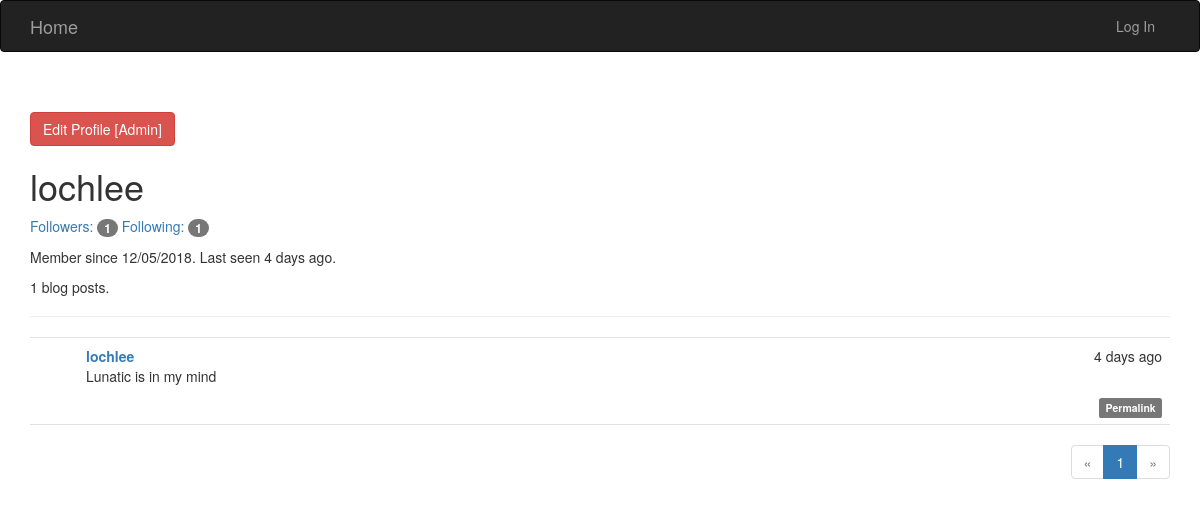
The app's page /user/lochlee, older data.
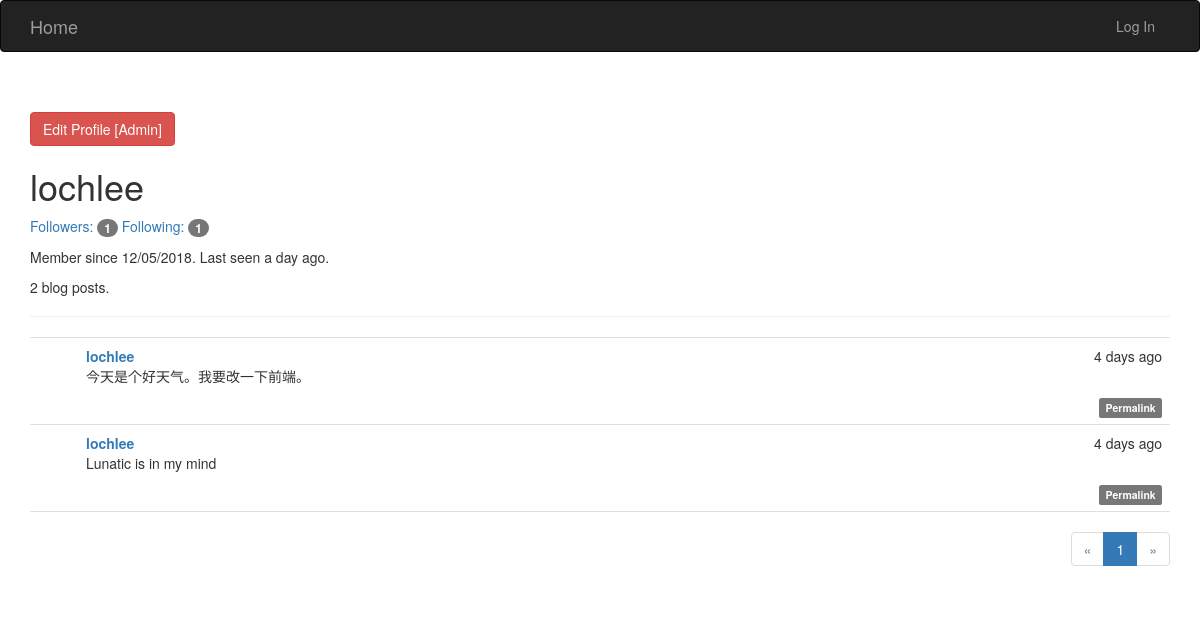
The same page, newer data.
### app/models.py (models this page shows, shortened)
class User(db.Model,UserMixin):
	__tablename__='users'
	id=db.Column(db.Integer,primary_key=True)
	email=db.Column(db.String(64),unique=True,index=True)
	username=db.Column(db.String(64),unique=True)
	role_id=db.Column(db.Integer,db.ForeignKey('roles.id'))
	password_hash=db.Column(db.String(128))
	confirmed=db.Column(db.Boolean,default=False)
	name=db.Column(db.String(64))
	location=db.Column(db.String(64))
	about_me=db.Column(db.Text())
	member_since=db.Column(db.DateTime(),default=datetime.utcnow)
	last_seen=db.Column(db.DateTime(),default=datetime.utcnow)
	posts=db.relationship('Post',backref='author',lazy='dynamic')
	followers=db.relationship('Follow',foreign_keys=[Follow.followed_id],backref=db.backref('followed',lazy='joined'),lazy='dynamic',cascade='all,delete-orphan')
	followed=db.relationship('Follow',foreign_keys=[Follow.follower_id],backref=db.backref('follower',lazy='joined'),lazy='dynamic',cascade='all,delete-orphan')
	comments=db.relationship('Comment',backref='author',lazy='dynamic')
	photo=db.relationship('Photo',backref='user')
	def can(self,permissions):
		return self.role is not None and (self.role.permissions&permissions)==permissions
	def is_administrator(self):
		return self.can(Permission.ADMINISTER)
	@property
	def password(self):
		raise AttributeError('password is not a readable attribute')

class Post(db.Model):
	__tablename__='posts'
	id=db.Column(db.Integer,primary_key=True)
	body=db.Column(db.Text)
	timestamp=db.Column(db.DateTime,index=True,default=datetime.utcnow)
	author_id=db.Column(db.Integer,db.ForeignKey('users.id'))
	body_html=db.Column(db.Text)
	comments=db.relationship('Comment',backref='post',lazy='dynamic')

### app/main/views.py (the view)
@main.route('/user/<username>')
def user(username):
    user = User.query.filter_by(username=username).first()
    if user is None:
        abort(404)
    page=request.args.get('page',1,type=int)
    pagination=user.posts.order_by(Post.timestamp.desc()).paginate(page,per_page=current_app.config['POSTS_PER_PAGE'],error_out=False)
    posts=pagination.items
    return render_template('user.html', user=user,posts=posts,pagination=pagination)

### app/auth/views.py (called while the page is built)
@auth.before_app_request
def before_request():
	if current_user.is_authenticated:
		current_user.ping()
		if not current_user.confirmed and request.endpoint[:5]!='auth.' and request.endpoint!='static':
			return redirect(url_for('auth.unconfirmed'))

### app/main/__init__.py (called while the page is built)
@main.app_context_processor
def inject_permissions():
	return dict(Permission=Permission)

### app/models.py (called while the page is built)
	def can(self,permissions):
		return False

	def is_administrator(self):
		return False

### app/templates/user.html (shortened to what this page needs)
{% extends 'base.html' %}
{% import "_macros.html" as macro %}
{% block page_content %}
<div class="page-header">
	{% if user.is_administrator() %}
	<a href="{{url_for('main.edit_profile_admin',id=user.id)}}" class="btn btn-danger">Edit Profile [Admin] </a>
	{% endif %}
	<h1>{{user.username}}</h1>
	<p>
        <a href="{{ url_for('.followers', username=user.username) }}">Followers: <span class="badge">{{ user.followers.count() }}</span></a>
        <a href="{{ url_for('.followed_by', username=user.username) }}">Following: <span class="badge">{{ user.followed.count() }}</span></a>
    </p>
	<p>
		Member since {{moment(user.member_since).format('L')}}.
		Last seen {{moment(user.last_seen).fromNow()}}.
	</p>
    <p>{{ user.posts.count() }} blog posts.</p>
</div>
{% include "_posts.html" %}
{% if pagination %}
<div class="pagination">
	{{macro.pagination_widget(pagination,'main.user',username=user.username)}}
</div>
{% endif %}
{% endblock %}

### app/templates/base.html (shortened to what this page needs)
{% extends "bootstrap/base.html" %}
{% block head %}
{{ super() }}
<link rel="stylesheet" type="text/css" href="{{ url_for('static', filename='styles.css') }}">
{% endblock %}
{% block navbar %}
<div class="navbar navbar-inverse navbar-embossed navbar-expand-lg" role='navigation'>
    <div class="container">
        <div class="navbar-header">
            <a class="navbar-brand" href="{{ url_for('main.index') }}">Home</a>
        </div>
        <div class="navbar-collapse collapse">
            <ul class="nav navbar-nav navbar-right">
                {% if current_user.is_authenticated %}
                <li><a href="{{url_for('auth.logout')}}">Log Out</a></li>
                {% else %}
                <li><a href="{{url_for('auth.login')}}">Log In</a></li>
                {% endif %}
            </ul>
        </div>
    </div>
</div>
{%- endblock navbar %}
{% block content -%}
<div class="container">
    {% block page_content %}{% endblock %}
</div>
{%- endblock content %}

### app/templates/_macros.html
{% macro pagination_widget(pagination,endpoint) %}
<ul class="pagination">
	<li {% if not pagination.has_prev %} class="disabled" {% endif %}>
		<a href="{% if pagination.has_prev %} {{url_for(endpoint,page=pagination.page-1,**kwargs)}}
		{% else %}#{% endif %}">
			&laquo;
		</a>
	</li>
	{% for p in pagination.iter_pages() %}
		{% if p %}
			{% if p==pagination.page %}
			<li class="active">
				<a href="{{url_for(endpoint,page=p,**kwargs)}}">{{p}}</a>
			</li>
			{% else %}
			<li>
				<a href="{{url_for(endpoint,page=p,**kwargs)}}">{{p}}</a>
			</li>
			{% endif %}
		{% else %}
		<li class="disabled">
			<a href="#">&hellip;</a>
		</li>
		{% endif %}
	{% endfor %}
	<li {% if not pagination.has_next %} class='disabled' {% endif %}>
		<a href="{% if pagination.has_next %} {{url_for(endpoint,page=pagination.page+1,**kwargs)}} {% else %}#{% endif %}">
			&raquo;
		</a>
	</li>
</ul>
{% endmacro %}

### app/templates/_posts.html (shortened to what this page needs)
<ul class="posts">
    {% for post in posts %}
    <li class="post">
        <div class="post-content">
            <div class="post-date">
                {{moment(post.timestamp).fromNow()}}
            </div>
            <div class="post-author">
                <a href="{{url_for('main.user',username=post.author.username)}}">
				{{post.author.username}}
			</a>
            </div>
            <div class="post-body">
            	{% if post.body_html %}
            		{{post.body_html|safe}}
        		{% else %}
                	{{post.body}}
            	{% endif %}
            </div>
            <div class="post-footer">
            	<a href="{{url_for('.post',id=post.id)}}">
            		<span class="label label-default">Permalink</span>
            	</a>
            </div>
        </div>
    </li>
    {% endfor %}
</ul>

### app/static/styles.css (style rules this page uses)
ul.posts { list-style-type: none; padding: 0px; margin: 16px 0px 0px 0px; border-top: 1px solid #e0e0e0; }
ul.posts li.post { padding: 8px; border-bottom: 1px solid #e0e0e0; }
div.post-date { float: right; }
div.post-author { font-weight: bold; }
div.post-content { margin-left: 48px; min-height: 48px; }
div.post-footer { text-align: right; }
div.pagination { width: 100%; text-align: right; padding: 0px; margin: 0px; }

Row changes from the older to the newer data that the page shows:
changed User "lochlee": last_seen "4 days ago" → "a day ago"
added Post: timestamp "4 days ago", author.username "lochlee", body_html "今天是个好天气。我要改一下前端。"
Text that changed along with them:
{{ user.posts.count() }}: "1" → "2"
